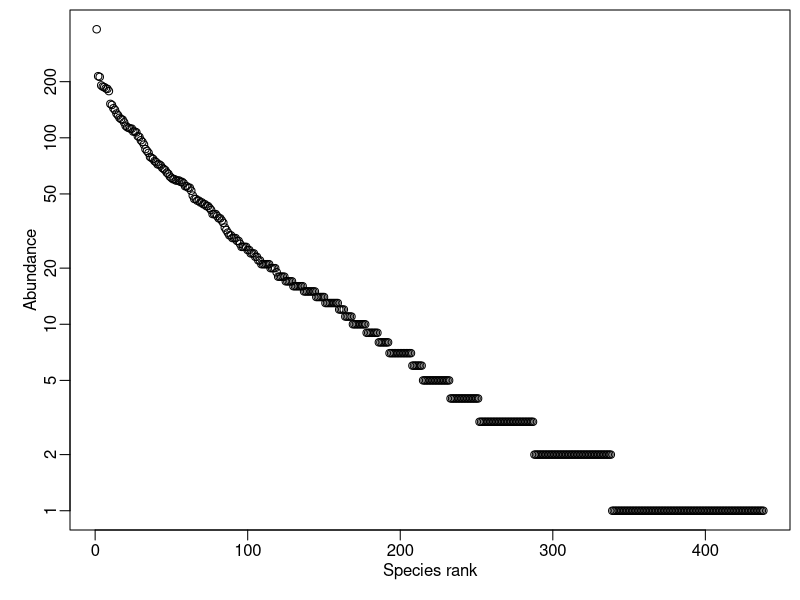
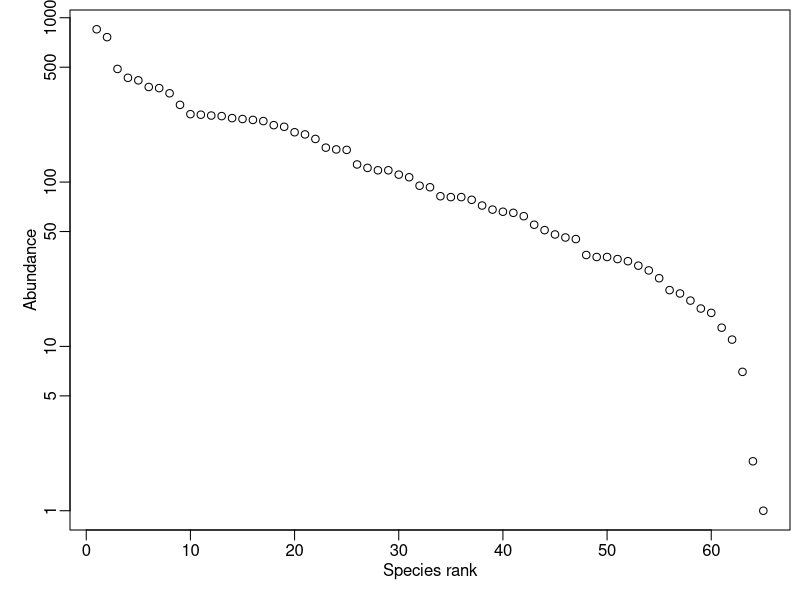

Recreate these plots in R, in order.
## ---- chunk 1
knitr::opts_chunk$set(echo = TRUE)
## ---- chunk 2
# function to simulate meta community abundance under 
# point mutation model of speciation

pointMutMeta <- function(theta, J) {
    # initialize with every lineage being one individual
    K <- J
    V <- rep(1, J)
    
    # this will hold the abundances of the final species
    W <- c()
    
    # loop until all lineages have coalesced
    while(K > 0) {
        # determines if we have speciation or coalescence
        r <- runif(1)
        
        # the lineage to which either event happens
        i <- sample(K, 1)
        
        # determine the event
        if(r <= theta / (theta + K - 1)) { # speciation
            W <- c(W, V[i])
            V <- V[-i]
        } else { # coalescence
            j <- sample((1:K)[-i], 1)
            V[i] <- V[i] + V[j]
            V <- V[-j]
        }
        
        # after either event, number of lineages is always 
        # one less
        K <- K - 1
    }
    
    return(W)
}

# try it out
x <- pointMutMeta(theta = 100, J = 10^4)

par(mar = c(3, 3, 0, 0) + 0.5, mgp = c(1.5, 0.5, 0))
plot(sort(x, TRUE), log = 'y', xlab = 'Species rank', ylab = 'Abundance')
## ---- chunk 3
# function to simulate meta community abundance under 
# protracted model of speciation

protractMeta <- function(theta, J, tau) {
    taup <- tau / (J) # in units of generations, which themselves are in units of births
    V <- rep(1, J)
    K <- J
    W <- c()
    
    while(K > 0) {
        # total number of units of coalescence time that have passed
        t <- 0
        
        # determines how many generations until the next 
        # coalescence event
        r <- runif(1)
        
        t <- t - log(r) / (K * (K - 1))
        
        if(taup > t) {  # coalescence without speciation
            ij <- sample(K, 2)
            V[ij[1]] <- sum(V[ij])
            V <- V[-ij[2]]
            K <- K - 1
        } else {  # point mut algo
            # the lineage to which either event happens
            i <- sample(K, 1)
            
            # determine the event
            if(r <= theta / (theta + K - 1)) { # speciation
                W <- c(W, V[i])
                V <- V[-i]
            } else { # coalescence
                j <- sample((1:K)[-i], 1)
                V[i] <- V[i] + V[j]
                V <- V[-j]
            }
            
            # after either event, number of lineages is always 
            # one less
            K <- K - 1
        }
        
    }
    
    return(W)
}

# try it out
x <- protractMeta(100, 10^4, 2)

par(mar = c(3, 3, 0, 0) + 0.5, mgp = c(1.5, 0.5, 0))
plot(sort(x, TRUE), log = 'y', xlab = 'Species rank', ylab = 'Abundance')
## ---- chunk 4
J <- 10^3 # number of individuals
lambda <- 10 # point mutation speciation rate in generations

coalSoj <- rexp(J - 1, choose(J:2, 2)) # vector of sojourn times
## ---- chunk 5
# speciation happens according to a Poisson process, so we need
# to have a random number of speciation events, and place them
# uniformly randomly across all branches of the coalescent tree
nSpeciate <- rpois(1, lambda * sum(coalSoj * J:2)) # number of events

# ID of the sojourn times in which speciation occurs
sSpeciate <- sample(paste(rep((J-1):1, J:2), 1:sum(2:J), sep = '-'), 
                    nSpeciate, replace = TRUE, prob = rep(coalSoj, J:2))
## ---- chunk 6
# never mind
